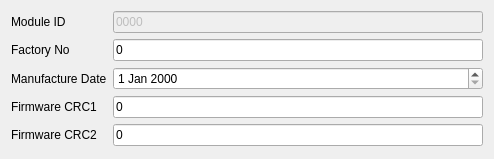
<?xml version="1.0" encoding="UTF-8"?>
<ui version="4.0">
 <class>DiagTabPage</class>
 <widget class="QWidget" name="DiagTabPage">
  <property name="geometry">
   <rect>
    <x>0</x>
    <y>0</y>
    <width>494</width>
    <height>159</height>
   </rect>
  </property>
  <property name="windowTitle">
   <string>DiagTabPage</string>
  </property>
  <layout class="QVBoxLayout" name="verticalLayout">
   <item>
    <layout class="QFormLayout" name="formLayout">
     <property name="fieldGrowthPolicy">
      <enum>QFormLayout::AllNonFixedFieldsGrow</enum>
     </property>
     <item row="0" column="0">
      <widget class="QLabel" name="m_pModuleIdLabel">
       <property name="text">
        <string>Module ID</string>
       </property>
      </widget>
     </item>
     <item row="0" column="1">
      <widget class="QLineEdit" name="m_pModuleId">
       <property name="enabled">
        <bool>false</bool>
       </property>
       <property name="inputMask">
        <string>hhhh</string>
       </property>
       <property name="text">
        <string>0000</string>
       </property>
      </widget>
     </item>
     <item row="1" column="0">
      <widget class="QLabel" name="m_pFactoryNoLabel">
       <property name="text">
        <string>Factory No</string>
       </property>
      </widget>
     </item>
     <item row="1" column="1">
      <widget class="QLineEdit" name="m_pFactoryNo">
       <property name="inputMask">
        <string/>
       </property>
       <property name="text">
        <string>0</string>
       </property>
      </widget>
     </item>
     <item row="2" column="0">
      <widget class="QLabel" name="m_pManufactureDateLabel">
       <property name="text">
        <string>Manufacture Date</string>
       </property>
      </widget>
     </item>
     <item row="3" column="0">
      <widget class="QLabel" name="m_pFirwareCrc1Label">
       <property name="text">
        <string>Firmware CRC1</string>
       </property>
      </widget>
     </item>
     <item row="3" column="1">
      <widget class="QLineEdit" name="m_pFirwareCrc1">
       <property name="text">
        <string>0</string>
       </property>
      </widget>
     </item>
     <item row="4" column="0">
      <widget class="QLabel" name="m_pFirwareCrc2Label">
       <property name="text">
        <string>Firmware CRC2</string>
       </property>
      </widget>
     </item>
     <item row="4" column="1">
      <widget class="QLineEdit" name="m_pFirwareCrc2">
       <property name="text">
        <string>0</string>
       </property>
      </widget>
     </item>
     <item row="2" column="1">
      <widget class="QDateEdit" name="m_pManufactureDate"/>
     </item>
    </layout>
   </item>
  </layout>
 </widget>
 <tabstops>
  <tabstop>m_pModuleId</tabstop>
  <tabstop>m_pFactoryNo</tabstop>
  <tabstop>m_pManufactureDate</tabstop>
  <tabstop>m_pFirwareCrc1</tabstop>
  <tabstop>m_pFirwareCrc2</tabstop>
 </tabstops>
 <resources/>
 <connections/>
</ui>
